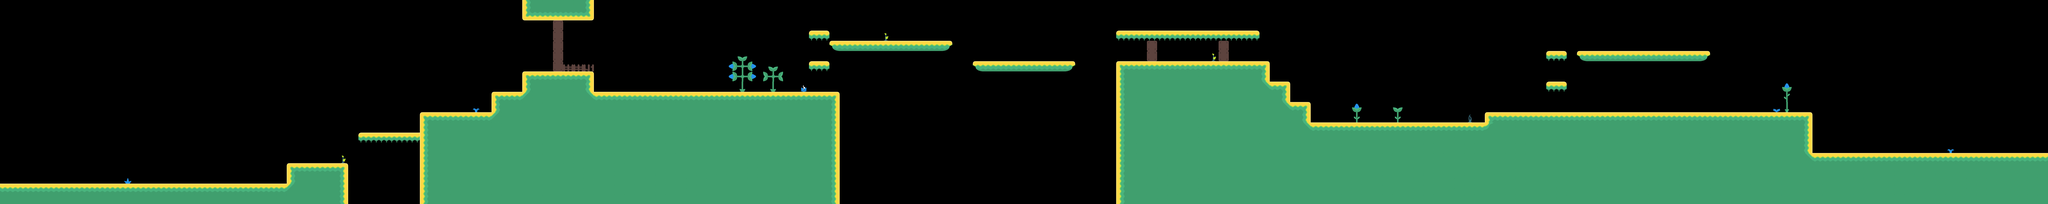

Tiled map render using the project's own tile images. Description and the map definition, with tile-layer contents summarised, below:
An orthogonal 200x20 tile map with 64x64 px tiles, 2 tile layers (tileLayer, elementLayer), 2 tilesets and 81 objects (22x coin, 22x jump, 18x walker, 9x destroy, 4x staticshooter, ...).

<map version="1.2" tiledversion="1.3.0" orientation="orthogonal" renderorder="right-down" compressionlevel="0" width="200" height="20" tilewidth="64" tileheight="64" infinite="0" nextlayerid="5" nextobjectid="226">
 <tileset firstgid="1" name="world2" tilewidth="64" tileheight="64" spacing="16" margin="8" tilecount="39" columns="39">
  <image source="world2.png" width="3120" height="80" />
 </tileset>
 <tileset firstgid="40" name="elements1" tilewidth="64" tileheight="64" spacing="16" margin="8" tilecount="40" columns="40">
  <image source="elements1.png" width="3200" height="80" />
 </tileset>
 <layer id="1" name="tileLayer" width="200" height="20">
  <data>[4000 cells, 1410 non-empty, 18 distinct tile ids]</data>
 </layer>
 <objectgroup id="2" name="gameObjects">
  <object id="1" name="lee" x="128" y="1024" width="64" height="128" />
  <object id="2" name="larry" x="128" y="1024" width="64" height="128" />
  <object id="67" name="walker" x="1408" y="1024" width="64" height="128" />
  <object id="68" name="walker" x="3776" y="448" width="64" height="128" />
  <object id="89" name="walker" x="4480" y="448" width="64" height="128" />
  <object id="90" name="walker" x="7552" y="256" width="64" height="128" />
  <object id="92" name="staticshooter" x="2048" y="896" width="64" height="128" />
  <object id="130" name="staticshooter" x="3136" y="448" width="64" height="128" />
  <object id="153" name="exit" x="12608" y="768" width="128" height="192" />
  <object id="154" name="coin" x="10368" y="192" width="64" height="64" />
  <object id="155" name="coin" x="10304" y="192" width="64" height="64" />
  <object id="156" name="jumper" x="10944" y="576" width="64" height="128" />
  <object id="157" name="coin" x="10496" y="192" width="64" height="64" />
  <object id="158" name="coin" x="10432" y="192" width="64" height="64" />
  <object id="159" name="coin" x="10176" y="192" width="64" height="64" />
  <object id="160" name="coin" x="10240" y="192" width="64" height="64" />
  <object id="161" name="staticshooter" x="10560" y="192" width="64" height="128" />
  <object id="162" name="walker" x="9024" y="640" width="64" height="128" />
  <object id="163" name="staticshooter" x="9856" y="576" width="64" height="128" />
  <object id="165" name="coin" x="12032" y="832" width="64" height="64" />
  <object id="166" name="coin" x="11840" y="832" width="64" height="64" />
  <object id="167" name="coin" x="11968" y="832" width="64" height="64" />
  <object id="168" name="coin" x="11904" y="832" width="64" height="64" />
  <object id="169" name="coin" x="2624" y="512" width="64" height="64" />
  <object id="170" name="coin" x="2752" y="512" width="64" height="64" />
  <object id="171" name="coin" x="2688" y="512" width="64" height="64" />
  <object id="172" name="coin" x="2816" y="512" width="64" height="64" />
  <object id="175" name="walker" x="11520" y="832" width="64" height="128" />
  <object id="177" name="flyer" x="4736" y="384" width="64" height="128" />
  <object id="178" name="coin" x="7296" y="320" width="64" height="64" />
  <object id="179" name="coin" x="7360" y="320" width="64" height="64" />
  <object id="180" name="coin" x="7424" y="320" width="64" height="64" />
  <object id="181" name="coin" x="7488" y="320" width="64" height="64" />
  <object id="182" name="walker" x="3904" y="448" width="64" height="128" />
  <object id="183" name="walker" x="4352" y="448" width="64" height="128" />
  <object id="184" name="walker" x="4160" y="448" width="64" height="128" />
  <object id="190" name="walker" x="5760" y="128" width="64" height="128" />
  <object id="191" name="walker" x="5632" y="128" width="64" height="128" />
  <object id="192" name="walker" x="6208" y="256" width="64" height="128" />
  <object id="193" name="walker" x="6144" y="256" width="64" height="128" />
  <object id="212" name="walker" x="8896" y="640" width="64" height="128" />
  <object id="213" name="walker" x="8768" y="640" width="64" height="128" />
  <object id="214" name="walker" x="8640" y="640" width="64" height="128" />
  <object id="215" name="coin" x="7296" y="64" width="64" height="64" />
  <object id="216" name="coin" x="7360" y="64" width="64" height="64" />
  <object id="217" name="coin" x="7424" y="64" width="64" height="64" />
  <object id="218" name="coin" x="7488" y="64" width="64" height="64" />
  <object id="219" name="jumper" x="10112" y="192" width="64" height="128" />
  <object id="220" name="walker" x="11776" y="832" width="64" height="128" />
  <object id="221" name="walker" x="12160" y="832" width="64" height="128" />
 </objectgroup>
 <objectgroup id="3" name="interactionObjects">
  <object id="122" name="destroy" x="3456" y="320" width="64" height="64" />
  <object id="125" name="destroy" x="3456" y="192" width="64" height="64" />
  <object id="127" name="destroy" x="3456" y="256" width="64" height="64" />
  <object id="128" name="destroy" x="3456" y="128" width="64" height="64" />
  <object id="129" name="destroy" x="3456" y="384" width="64" height="64" />
  <object id="185" name="jump" x="5056" y="192" width="64" height="64" />
  <object id="187" name="jump" x="5120" y="384" width="64" height="64" />
  <object id="188" name="jump" x="5120" y="192" width="64" height="64" />
  <object id="189" name="jump" x="5056" y="384" width="64" height="64" />
  <object id="194" name="jump" x="6976" y="192" width="64" height="64" />
  <object id="195" name="jump" x="7040" y="192" width="64" height="64" />
  <object id="196" name="jump" x="7104" y="192" width="64" height="64" />
  <object id="197" name="jump" x="7168" y="192" width="64" height="64" />
  <object id="198" name="jump" x="7232" y="192" width="64" height="64" />
  <object id="199" name="jump" x="7296" y="192" width="64" height="64" />
  <object id="200" name="jump" x="7360" y="192" width="64" height="64" />
  <object id="201" name="jump" x="7424" y="192" width="64" height="64" />
  <object id="202" name="jump" x="7488" y="192" width="64" height="64" />
  <object id="203" name="jump" x="7552" y="192" width="64" height="64" />
  <object id="204" name="jump" x="7616" y="192" width="64" height="64" />
  <object id="205" name="jump" x="7680" y="192" width="64" height="64" />
  <object id="206" name="jump" x="7744" y="192" width="64" height="64" />
  <object id="207" name="jump" x="7808" y="192" width="64" height="64" />
  <object id="208" name="destroy" x="7168" y="320" width="64" height="64" />
  <object id="209" name="destroy" x="7616" y="320" width="64" height="64" />
  <object id="210" name="destroy" x="7616" y="256" width="64" height="64" />
  <object id="211" name="destroy" x="7168" y="256" width="64" height="64" />
  <object id="222" name="jump" x="9664" y="512" width="64" height="64" />
  <object id="223" name="jump" x="9728" y="512" width="64" height="64" />
  <object id="224" name="jump" x="9664" y="320" width="64" height="64" />
  <object id="225" name="jump" x="9728" y="320" width="64" height="64" />
 </objectgroup>
 <layer id="4" name="elementLayer" width="200" height="20">
  <data>[4000 cells, 32 non-empty, 19 distinct tile ids]</data>
 </layer>
</map>
